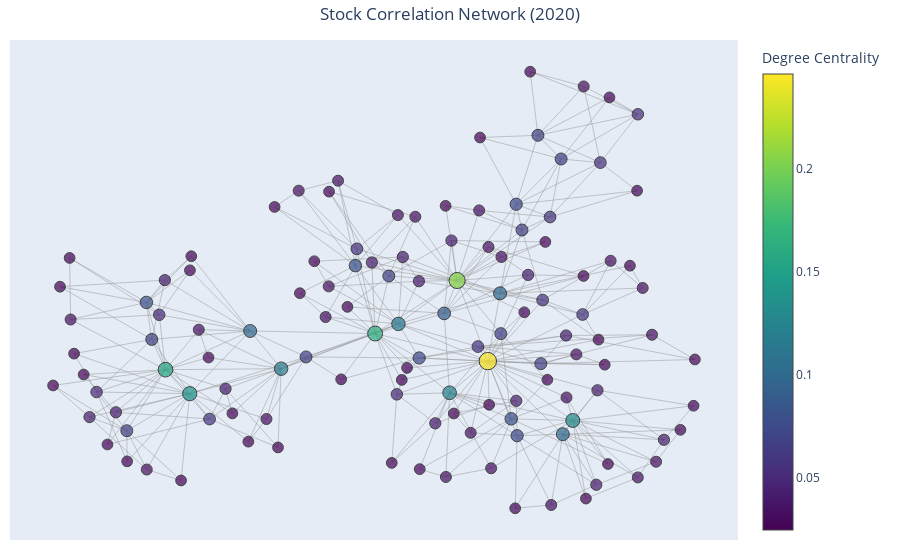

The cell this chart's notebook holds for it:
### Code cell
mean_returns,risk = compute_node_statistics(df_2020)
network_plot(G_2020, mean_returns,risk ,'2020')

### Figure 1 — Plotly figure (JSON) as saved in the notebook; plotly's stock layout.template omitted (floating-point values rounded to 4 significant figures; data arrays with more than 128 entries replaced by an {"elided": "..."} marker saying what was removed)
{"data": [{"hoverinfo": "none", "line": {"color": "rgba(150,150,150,0.5)", "width": 1}, "mode": "lines", "type": "scatter", "x": {"elided": "1089 float values"}, "y": {"elided": "1089 float values"}}, {"hoverinfo": "text", "hovertext": ["Stock: ABB.NS<br>Degree: 3<br>Degree Centrality: 0.025<br>Average Daily Log Returns: -0.00647<br>Risk : 0.027", "Stock: ADANIENT.NS<br>Degree: 5<br>Degree Centrality: 0.041<br>Average Daily Log Returns: -0.00835<br>Risk : 0.049", "Stock: ADANIPORTS.NS<br>Degree: 4<br>Degree Centrality: 0.033<br>Average Daily Log Returns: -0.00417<br>Risk : 0.043", "Stock: AMBUJACEM.NS<br>Degree: 5<br>Degree Centrality: 0.041<br>Average Daily Log Returns: -0.00302<br>Risk : 0.034", "Stock: APOLLOHOSP.NS<br>Degree: 4<br>Degree Centrality: 0.033<br>Average Daily Log Returns: -0.00301<br>Risk : 0.045", "Stock: ASHOKLEY.NS<br>Degree: 3<br>Degree Centrality: 0.025<br>Average Daily Log Returns: -0.00773<br>Risk : 0.068", "Stock: ASIANPAINT.NS<br>Degree: 7<br>Degree Centrality: 0.057<br>Average Daily Log Returns: -0.00036<br>Risk : 0.034", "Stock: ASTRAL.NS<br>Degree: 4<br>Degree Centrality: 0.033<br>Average Daily Log Returns: -0.00454<br>Risk : 0.045", "Stock: AUROPHARMA.NS<br>Degree: 3<br>Degree Centrality: 0.025<br>Average Daily Log Returns: 0.00452<br>Risk : 0.070", "Stock: AXISBANK.NS<br>Degree: 15<br>Degree Centrality: 0.123<br>Average Daily Log Returns: -0.00852<br>Risk : 0.067", "Stock: BAJAJ-AUTO.NS<br>Degree: 4<br>Degree Centrality: 0.033<br>Average Daily Log Returns: -0.00332<br>Risk : 0.038", "Stock: BAJAJFINSV.NS<br>Degree: 16<br>Degree Centrality: 0.131<br>Average Daily Log Returns: -0.01060<br>Risk : 0.057", "Stock: BAJFINANCE.NS<br>Degree: 12<br>Degree Centrality: 0.098<br>Average Daily Log Returns: -0.01092<br>Risk : 0.062", "Stock: BANKBARODA.NS<br>Degree: 6<br>Degree Centrality: 0.049<br>Average Daily Log Returns: -0.01092<br>Risk : 0.045", "Stock: BANKINDIA.NS<br>Degree: 5<br>Degree Centrality: 0.041<br>Average Daily Log Returns: -0.01130<br>Risk : 0.036", "Stock: BEL.NS<br>Degree: 3<br>Degree Centrality: 0.025<br>Average Daily Log Returns: -0.00395<br>Risk : 0.049", "Stock: BHARATFORG.NS<br>Degree: 4<br>Degree Centrality: 0.033<br>Average Daily Log Returns: -0.00796<br>Risk : 0.055", "Stock: BHARTIARTL.NS<br>Degree: 5<br>Degree Centrality: 0.041<br>Average Daily Log Returns: 0.00061<br>Risk : 0.038", "Stock: BHEL.NS<br>Degree: 19<br>Degree Centrality: 0.156<br>Average Daily Log Returns: -0.01110<br>Risk : 0.042", "Stock: BIOCON.NS<br>Degree: 4<br>Degree Centrality: 0.033<br>Average Daily Log Returns: 0.00318<br>Risk : 0.034", "Stock: BLUESTARCO.NS<br>Degree: 3<br>Degree Centrality: 0.025<br>Average Daily Log Returns: -0.00784<br>Risk : 0.037", "Stock: BOSCHLTD.NS<br>Degree: 5<br>Degree Centrality: 0.041<br>Average Daily Log Returns: -0.00464<br>Risk : 0.042", "Stock: BPCL.NS<br>Degree: 3<br>Degree Centrality: 0.025<br>Average Daily Log Returns: -0.00364<br>Risk : 0.050", "Stock: BRITANNIA.NS<br>Degree: 9<br>Degree Centrality: 0.074<br>Average Daily Log Returns: -0.00019<br>Risk : 0.040", "Stock: CANBK.NS<br>Degree: 8<br>Degree Centrality: 0.066<br>Average Daily Log Returns: -0.01440<br>Risk : 0.052", "Stock: CGPOWER.NS<br>Degree: 3<br>Degree Centrality: 0.025<br>Average Daily Log Returns: -0.00325<br>Risk : 0.045", "Stock: CHOLAFIN.NS<br>Degree: 9<br>Degree Centrality: 0.074<br>Average Daily Log Returns: -0.01241<br>Risk : 0.075", "Stock: CIPLA.NS<br>Degree: 4<br>Degree Centrality: 0.033<br>Average Daily Log Returns: 0.00478<br>Risk : 0.036", "Stock: COFORGE.NS<br>Degree: 7<br>Degree Centrality: 0.057<br>Average Daily Log Returns: -0.00825<br>Risk : 0.068", "Stock: COLPAL.NS<br>Degree: 6<br>Degree Centrality: 0.049<br>Average Daily Log Returns: 0.00162<br>Risk : 0.027", "Stock: CONCOR.NS<br>Degree: 4<br>Degree Centrality: 0.033<br>Average Daily Log Returns: -0.00722<br>Risk : 0.048", "Stock: CUMMINSIND.NS<br>Degree: 3<br>Degree Centrality: 0.025<br>Average Daily Log Returns: -0.00724<br>Risk : 0.037", "Stock: CYIENT.NS<br>Degree: 3<br>Degree Centrality: 0.025<br>Average Daily Log Returns: -0.01320<br>Risk : 0.038", "Stock: DABUR.NS<br>Degree: 8<br>Degree Centrality: 0.066<br>Average Daily Log Returns: -0.00023<br>Risk : 0.031", "Stock: DIVISLAB.NS<br>Degree: 4<br>Degree Centrality: 0.033<br>Average Daily Log Returns: 0.00307<br>Risk : 0.033", "Stock: DLF.NS<br>Degree: 5<br>Degree Centrality: 0.041<br>Average Daily Log Returns: -0.00988<br>Risk : 0.050", "Stock: DRREDDY.NS<br>Degree: 3<br>Degree Centrality: 0.025<br>Average Daily Log Returns: 0.00404<br>Risk : 0.032", "Stock: EICHERMOT.NS<br>Degree: 3<br>Degree Centrality: 0.025<br>Average Daily Log Returns: -0.00555<br>Risk : 0.038", "Stock: EXIDEIND.NS<br>Degree: 3<br>Degree Centrality: 0.025<br>Average Daily Log Returns: -0.00390<br>Risk : 0.033", "Stock: FEDERALBNK.NS<br>Degree: 10<br>Degree Centrality: 0.082<br>Average Daily Log Returns: -0.01081<br>Risk : 0.057", "Stock: FORTIS.NS<br>Degree: 3<br>Degree Centrality: 0.025<br>Average Daily Log Returns: -0.00326<br>Risk : 0.032", "Stock: GAIL.NS<br>Degree: 3<br>Degree Centrality: 0.025<br>Average Daily Log Returns: -0.00397<br>Risk : 0.047", "Stock: GLENMARK.NS<br>Degree: 4<br>Degree Centrality: 0.033<br>Average Daily Log Returns: 0.00143<br>Risk : 0.058", "Stock: GMRAIRPORT.NS<br>Degree: 3<br>Degree Centrality: 0.025<br>Average Daily Log Returns: -0.00500<br>Risk : 0.039", "Stock: GODREJCP.NS<br>Degree: 4<br>Degree Centrality: 0.033<br>Average Daily Log Returns: -0.00369<br>Risk : 0.039", "Stock: GRASIM.NS<br>Degree: 11<br>Degree Centrality: 0.090<br>Average Daily Log Returns: -0.00747<br>Risk : 0.049", "Stock: HAVELLS.NS<br>Degree: 3<br>Degree Centrality: 0.025<br>Average Daily Log Returns: -0.00116<br>Risk : 0.031", "Stock: HCLTECH.NS<br>Degree: 5<br>Degree Centrality: 0.041<br>Average Daily Log Returns: -0.00145<br>Risk : 0.039", "Stock: HDFCBANK.NS<br>Degree: 3<br>Degree Centrality: 0.025<br>Average Daily Log Returns: -0.00349<br>Risk : 0.041", "Stock: HEROMOTOCO.NS<br>Degree: 3<br>Degree Centrality: 0.025<br>Average Daily Log Returns: -0.00248<br>Risk : 0.044", "Stock: HFCL.NS<br>Degree: 4<br>Degree Centrality: 0.033<br>Average Daily Log Returns: -0.00769<br>Risk : 0.051", "Stock: HINDALCO.NS<br>Degree: 20<br>Degree Centrality: 0.164<br>Average Daily Log Returns: -0.00646<br>Risk : 0.058", "Stock: HINDPETRO.NS<br>Degree: 5<br>Degree Centrality: 0.041<br>Average Daily Log Returns: -0.00093<br>Risk : 0.046", "Stock: HINDUNILVR.NS<br>Degree: 8<br>Degree Centrality: 0.066<br>Average Daily Log Returns: 0.00131<br>Risk : 0.038", "Stock: HINDZINC.NS<br>Degree: 3<br>Degree Centrality: 0.025<br>Average Daily Log Returns: -0.00183<br>Risk : 0.033", "Stock: ICICIBANK.NS<br>Degree: 30<br>Degree Centrality: 0.246<br>Average Daily Log Returns: -0.00559<br>Risk : 0.053", "Stock: IDEA.NS<br>Degree: 3<br>Degree Centrality: 0.025<br>Average Daily Log Returns: -0.00401<br>Risk : 0.111", "Stock: IGL.NS<br>Degree: 5<br>Degree Centrality: 0.041<br>Average Daily Log Returns: -0.00108<br>Risk : 0.040", "Stock: IIFL.NS<br>Degree: 3<br>Degree Centrality: 0.025<br>Average Daily Log Returns: -0.01338<br>Risk : 0.044", "Stock: INDHOTEL.NS<br>Degree: 3<br>Degree Centrality: 0.025<br>Average Daily Log Returns: -0.00995<br>Risk : 0.046", "Stock: INDIANB.NS<br>Degree: 3<br>Degree Centrality: 0.025<br>Average Daily Log Returns: -0.01189<br>Risk : 0.045", "Stock: INDUSINDBK.NS<br>Degree: 4<br>Degree Centrality: 0.033<br>Average Daily Log Returns: -0.01705<br>Risk : 0.094", "Stock: INFY.NS<br>Degree: 8<br>Degree Centrality: 0.066<br>Average Daily Log Returns: -0.00140<br>Risk : 0.040", "Stock: IOC.NS<br>Degree: 10<br>Degree Centrality: 0.082<br>Average Daily Log Returns: -0.00514<br>Risk : 0.030", "Stock: ITC.NS<br>Degree: 3<br>Degree Centrality: 0.025<br>Average Daily Log Returns: -0.00441<br>Risk : 0.042", "Stock: JINDALSTEL.NS<br>Degree: 9<br>Degree Centrality: 0.074<br>Average Daily Log Returns: -0.01062<br>Risk : 0.069", "Stock: JSWSTEEL.NS<br>Degree: 14<br>Degree Centrality: 0.115<br>Average Daily Log Returns: -0.00565<br>Risk : 0.052", "Stock: KEI.NS<br>Degree: 4<br>Degree Centrality: 0.033<br>Average Daily Log Returns: -0.01153<br>Risk : 0.045", "Stock: KOTAKBANK.NS<br>Degree: 4<br>Degree Centrality: 0.033<br>Average Daily Log Returns: -0.00380<br>Risk : 0.045", "Stock: LICHSGFIN.NS<br>Degree: 3<br>Degree Centrality: 0.025<br>Average Daily Log Returns: -0.00750<br>Risk : 0.058", "Stock: LT.NS<br>Degree: 8<br>Degree Centrality: 0.066<br>Average Daily Log Returns: -0.00728<br>Risk : 0.041", "Stock: LUPIN.NS<br>Degree: 3<br>Degree Centrality: 0.025<br>Average Daily Log Returns: 0.00260<br>Risk : 0.035", "Stock: M&M.NS<br>Degree: 3<br>Degree Centrality: 0.025<br>Average Daily Log Returns: -0.00752<br>Risk : 0.048", "Stock: MARICO.NS<br>Degree: 3<br>Degree Centrality: 0.025<br>Average Daily Log Returns: -0.00162<br>Risk : 0.029", "Stock: MARUTI.NS<br>Degree: 6<br>Degree Centrality: 0.049<br>Average Daily Log Returns: -0.00439<br>Risk : 0.051", "Stock: MFSL.NS<br>Degree: 4<br>Degree Centrality: 0.033<br>Average Daily Log Returns: -0.00129<br>Risk : 0.075", "Stock: MOTHERSON.NS<br>Degree: 3<br>Degree Centrality: 0.025<br>Average Daily Log Returns: -0.00730<br>Risk : 0.073", "Stock: MPHASIS.NS<br>Degree: 3<br>Degree Centrality: 0.025<br>Average Daily Log Returns: -0.00420<br>Risk : 0.035", "Stock: NATIONALUM.NS<br>Degree: 8<br>Degree Centrality: 0.066<br>Average Daily Log Returns: -0.00502<br>Risk : 0.041", "Stock: NAUKRI.NS<br>Degree: 3<br>Degree Centrality: 0.025<br>Average Daily Log Returns: -0.00192<br>Risk : 0.046", "Stock: NCC.NS<br>Degree: 6<br>Degree Centrality: 0.049<br>Average Daily Log Returns: -0.01284<br>Risk : 0.068", "Stock: NESTLEIND.NS<br>Degree: 7<br>Degree Centrality: 0.057<br>Average Daily Log Returns: 0.00266<br>Risk : 0.034", "Stock: NTPC.NS<br>Degree: 5<br>Degree Centrality: 0.041<br>Average Daily Log Returns: -0.00296<br>Risk : 0.032", "Stock: OFSS.NS<br>Degree: 3<br>Degree Centrality: 0.025<br>Average Daily Log Returns: -0.00389<br>Risk : 0.043", "Stock: ONGC.NS<br>Degree: 4<br>Degree Centrality: 0.033<br>Average Daily Log Returns: -0.00535<br>Risk : 0.061", "Stock: PAGEIND.NS<br>Degree: 3<br>Degree Centrality: 0.025<br>Average Daily Log Returns: -0.00509<br>Risk : 0.025", "Stock: PATANJALI.NS<br>Degree: 3<br>Degree Centrality: 0.025<br>Average Daily Log Returns: 0.05176<br>Risk : 0.012", "Stock: PETRONET.NS<br>Degree: 3<br>Degree Centrality: 0.025<br>Average Daily Log Returns: -0.00159<br>Risk : 0.037", "Stock: PFC.NS<br>Degree: 4<br>Degree Centrality: 0.033<br>Average Daily Log Returns: -0.00347<br>Risk : 0.046", "Stock: PHOENIXLTD.NS<br>Degree: 3<br>Degree Centrality: 0.025<br>Average Daily Log Returns: -0.00832<br>Risk : 0.052", "Stock: PIDILITIND.NS<br>Degree: 3<br>Degree Centrality: 0.025<br>Average Daily Log Returns: 0.00017<br>Risk : 0.036", "Stock: PNB.NS<br>Degree: 3<br>Degree Centrality: 0.025<br>Average Daily Log Returns: -0.01081<br>Risk : 0.037", "Stock: POWERGRID.NS<br>Degree: 4<br>Degree Centrality: 0.033<br>Average Daily Log Returns: -0.00246<br>Risk : 0.031", "Stock: RELIANCE.NS<br>Degree: 7<br>Degree Centrality: 0.057<br>Average Daily Log Returns: 0.00065<br>Risk : 0.049", "Stock: SAIL.NS<br>Degree: 12<br>Degree Centrality: 0.098<br>Average Daily Log Returns: -0.00652<br>Risk : 0.058", "Stock: SBIN.NS<br>Degree: 17<br>Degree Centrality: 0.139<br>Average Daily Log Returns: -0.00886<br>Risk : 0.045", "Stock: SHREECEM.NS<br>Degree: 8<br>Degree Centrality: 0.066<br>Average Daily Log Returns: -0.00262<br>Risk : 0.035", "Stock: SHRIRAMFIN.NS<br>Degree: 4<br>Degree Centrality: 0.033<br>Average Daily Log Returns: -0.00461<br>Risk : 0.088", "Stock: SIEMENS.NS<br>Degree: 7<br>Degree Centrality: 0.057<br>Average Daily Log Returns: -0.00474<br>Risk : 0.035", "Stock: SOLARINDS.NS<br>Degree: 3<br>Degree Centrality: 0.025<br>Average Daily Log Returns: -0.00618<br>Risk : 0.025", "Stock: SRF.NS<br>Degree: 10<br>Degree Centrality: 0.082<br>Average Daily Log Returns: -0.00030<br>Risk : 0.046", "Stock: SUNPHARMA.NS<br>Degree: 7<br>Degree Centrality: 0.057<br>Average Daily Log Returns: 0.00116<br>Risk : 0.038", "Stock: SUZLON.NS<br>Degree: 4<br>Degree Centrality: 0.033<br>Average Daily Log Returns: 0.00138<br>Risk : 0.044", "Stock: TATACONSUM.NS<br>Degree: 12<br>Degree Centrality: 0.098<br>Average Daily Log Returns: -0.00149<br>Risk : 0.045", "Stock: TATAELXSI.NS<br>Degree: 5<br>Degree Centrality: 0.041<br>Average Daily Log Returns: -0.00289<br>Risk : 0.052", "Stock: TATAPOWER.NS<br>Degree: 3<br>Degree Centrality: 0.025<br>Average Daily Log Returns: -0.01045<br>Risk : 0.040", "Stock: TATASTEEL.NS<br>Degree: 8<br>Degree Centrality: 0.066<br>Average Daily Log Returns: -0.00665<br>Risk : 0.048", "Stock: TCS.NS<br>Degree: 7<br>Degree Centrality: 0.057<br>Average Daily Log Returns: -0.00054<br>Risk : 0.035", "Stock: TECHM.NS<br>Degree: 8<br>Degree Centrality: 0.066<br>Average Daily Log Returns: -0.00650<br>Risk : 0.042", "Stock: TITAN.NS<br>Degree: 5<br>Degree Centrality: 0.041<br>Average Daily Log Returns: -0.00349<br>Risk : 0.040", "Stock: TORNTPHARM.NS<br>Degree: 4<br>Degree Centrality: 0.033<br>Average Daily Log Returns: 0.00335<br>Risk : 0.037", "Stock: TORNTPOWER.NS<br>Degree: 3<br>Degree Centrality: 0.025<br>Average Daily Log Returns: 0.00110<br>Risk : 0.033", "Stock: TRENT.NS<br>Degree: 5<br>Degree Centrality: 0.041<br>Average Daily Log Returns: -0.00271<br>Risk : 0.053", "Stock: TVSMOTOR.NS<br>Degree: 4<br>Degree Centrality: 0.033<br>Average Daily Log Returns: -0.00608<br>Risk : 0.040", "Stock: ULTRACEMCO.NS<br>Degree: 25<br>Degree Centrality: 0.205<br>Average Daily Log Returns: -0.00384<br>Risk : 0.039", "Stock: UNIONBANK.NS<br>Degree: 4<br>Degree Centrality: 0.033<br>Average Daily Log Returns: -0.01043<br>Risk : 0.039", "Stock: UNOMINDA.NS<br>Degree: 5<br>Degree Centrality: 0.041<br>Average Daily Log Returns: -0.00469<br>Risk : 0.052", "Stock: UPL.NS<br>Degree: 3<br>Degree Centrality: 0.025<br>Average Daily Log Returns: -0.00390<br>Risk : 0.054", "Stock: VEDL.NS<br>Degree: 14<br>Degree Centrality: 0.115<br>Average Daily Log Returns: -0.00744<br>Risk : 0.057", "Stock: VOLTAS.NS<br>Degree: 5<br>Degree Centrality: 0.041<br>Average Daily Log Returns: -0.00547<br>Risk : 0.033", "Stock: WIPRO.NS<br>Degree: 4<br>Degree Centrality: 0.033<br>Average Daily Log Returns: -0.00371<br>Risk : 0.033", "Stock: YESBANK.NS<br>Degree: 3<br>Degree Centrality: 0.025<br>Average Daily Log Returns: -0.00588<br>Risk : 0.161", "Stock: ZYDUSLIFE.NS<br>Degree: 3<br>Degree Centrality: 0.025<br>Average Daily Log Returns: 0.00343<br>Risk : 0.041"], "marker": {"color": [0.02459, 0.04098, 0.03279, 0.04098, 0.03279, 0.02459, 0.05738, 0.03279, 0.02459, 0.123, 0.03279, 0.1311, 0.09836, 0.04918, 0.04098, 0.02459, 0.03279, 0.04098, 0.1557, 0.03279, 0.02459, 0.04098, 0.02459, 0.07377, 0.06557, 0.02459, 0.07377, 0.03279, 0.05738, 0.04918, 0.03279, 0.02459, 0.02459, 0.06557, 0.03279, 0.04098, 0.02459, 0.02459, 0.02459, 0.08197, 0.02459, 0.02459, 0.03279, 0.02459, 0.03279, 0.09016, 0.02459, 0.04098, 0.02459, 0.02459, 0.03279, 0.1639, 0.04098, 0.06557, 0.02459, 0.2459, 0.02459, 0.04098, 0.02459, 0.02459, 0.02459, 0.03279, 0.06557, 0.08197, 0.02459, 0.07377, 0.1148, 0.03279, 0.03279, 0.02459, 0.06557, 0.02459, 0.02459, 0.02459, 0.04918, 0.03279, 0.02459, 0.02459, 0.06557, 0.02459, 0.04918, 0.05738, 0.04098, 0.02459, 0.03279, 0.02459, 0.02459, 0.02459, 0.03279, 0.02459, 0.02459, 0.02459, 0.03279, 0.05738, 0.09836, 0.1393, 0.06557, 0.03279, 0.05738, 0.02459, 0.08197, 0.05738, 0.03279, 0.09836, 0.04098, 0.02459, 0.06557, 0.05738, 0.06557, 0.04098, 0.03279, 0.02459, 0.04098, 0.03279, 0.2049, 0.03279, 0.04098, 0.02459, 0.1148, 0.04098, 0.03279, 0.02459, 0.02459], "colorbar": {"title": {"text": "Degree Centrality"}}, "colorscale": [[0, "#440154"], [0.1111, "#482878"], [0.2222, "#3e4989"], [0.3333, "#31688e"], [0.4444, "#26828e"], [0.5556, "#1f9e89"], [0.6667, "#35b779"], [0.7778, "#6ece58"], [0.8889, "#b5de2b"], [1, "#fde725"]], "line": {"color": "black", "width": 1}, "showscale": true, "size": [10.74, 11.23, 10.98, 11.23, 10.98, 10.74, 11.72, 10.98, 10.74, 13.69, 10.98, 13.93, 12.95, 11.48, 11.23, 10.74, 10.98, 11.23, 14.67, 10.98, 10.74, 11.23, 10.74, 12.21, 11.97, 10.74, 12.21, 10.98, 11.72, 11.48, 10.98, 10.74, 10.74, 11.97, 10.98, 11.23, 10.74, 10.74, 10.74, 12.46, 10.74, 10.74, 10.98, 10.74, 10.98, 12.7, 10.74, 11.23, 10.74, 10.74, 10.98, 14.92, 11.23, 11.97, 10.74, 17.38, 10.74, 11.23, 10.74, 10.74, 10.74, 10.98, 11.97, 12.46, 10.74, 12.21, 13.44, 10.98, 10.98, 10.74, 11.97, 10.74, 10.74, 10.74, 11.48, 10.98, 10.74, 10.74, 11.97, 10.74, 11.48, 11.72, 11.23, 10.74, 10.98, 10.74, 10.74, 10.74, 10.98, 10.74, 10.74, 10.74, 10.98, 11.72, 12.95, 14.18, 11.97, 10.98, 11.72, 10.74, 12.46, 11.72, 10.98, 12.95, 11.23, 10.74, 11.97, 11.72, 11.97, 11.23, 10.98, 10.74, 11.23, 10.98, 16.15, 10.98, 11.23, 10.74, 13.44, 11.23, 10.98, 10.74, 10.74]}, "mode": "markers", "textposition": "top center", "type": "scatter", "x": [0.344, -0.4587, 0.5078, 0.1083, 0.1778, 0.683, 0.3558, 0.576, -0.1528, 0.1036, 0.2013, 0.4127, 0.3878, -0.7824, -0.8001, -0.5014, 0.6219, 0.3007, -0.6093, -0.1763, -0.04149, 0.271, -0.5446, 0.2708, -0.7065, -0.85, 0.2731, -0.2751, 0.4376, 0.5762, 0.2338, 0.2683, 0.3491, 0.3254, -0.0261, -0.7337, 0.1801, -0.003063, -0.5703, 0.2583, 0.7193, -0.548, -0.8475, -0.4014, 0.5883, 0.09005, -0.8148, 0.396, 0.493, 0.4398, -0.2075, -0.08326, -0.611, 0.3836, 0.5563, 0.1996, -0.2721, 0.02664, 0.5012, 0.716, -0.8914, 0.09437, 0.3327, -0.6573, -0.7551, 0.02721, -0.0247, 0.3971, 0.4218, -0.7056, 0.2322, -0.3355, -0.0164, 0.5049, -0.02871, 0.2079, 0.1143, 0.4774, -0.6438, 0.02869, -0.6251, 0.4821, -0.01372, 0.0936, -0.5259, 0.4457, -0.1988, -0.4415, -0.356, -0.2359, 0.5742, -0.8387, -0.1998, 0.3371, -0.3969, -0.5485, -0.04891, 0.1566, -0.4988, 0.2029, -0.1327, -0.1291, 0.01769, 0.2303, -0.09149, -0.1684, -0.2567, 0.1748, 0.2853, 0.06773, 0.4402, -0.327, 0.6416, 0.3587, 0.1225, -0.6564, 0.4719, 0.2911, -0.3191, 0.4748, 0.6118, -0.8741, 0.3059], "y": [0.3466, -0.2172, 0.2741, 0.3518, 0.4676, -0.3748, 0.4421, -0.5576, 0.09726, -0.2326, 0.3272, -0.3389, -0.3917, -0.2298, -0.3259, -0.09729, -0.4974, 0.2198, -0.144, 0.5816, -0.5018, -0.2635, 0.2916, 0.4911, -0.3784, 0.2851, -0.3974, 0.5433, 0.06788, 0.8366, 0.2887, -0.6761, -0.1825, 0.7559, 0.4496, -0.3075, 0.7474, -0.1369, -0.5693, -0.3326, -0.1048, 0.2376, 0.04868, -0.4203, 0.1697, 0.07206, -0.1625, -0.01268, -0.1248, 0.2158, 0.0583, -0.005164, 0.1998, 0.6651, 0.2552, -0.111, 0.1497, 0.1956, -0.5061, -0.2824, -0.2045, -0.5558, -0.1208, 0.1143, -0.4312, -0.09904, 0.03173, -0.2507, -0.08524, -0.4959, -0.00557, 0.4808, -0.1832, 0.9013, -0.2386, -0.5225, -0.3122, -0.02855, -0.02775, -0.5258, 0.06683, 0.651, 0.2888, 0.4852, 0.009534, -0.6388, 0.5396, -0.3118, -0.3333, 0.2723, 0.5432, -0.08232, 0.1758, 0.1233, 0.004613, -0.236, 0.2157, -0.3862, -0.3334, -0.2786, 0.2554, 0.3199, 0.4433, 0.1492, 0.2676, -0.1811, -0.09512, -0.05525, 0.3924, -0.3497, 0.9435, -0.4425, -0.4132, -0.6634, 0.1983, -0.5273, -0.5858, 0.07643, -0.1401, -0.2231, -0.009863, 0.1746, 1]}], "layout": {"hovermode": "closest", "margin": {"b": 20, "l": 10, "r": 10, "t": 40}, "showlegend": false, "title": {"text": "Stock Correlation Network (2020)", "x": 0.5}, "xaxis": {"showgrid": false, "showticklabels": false, "zeroline": false}, "yaxis": {"showgrid": false, "showticklabels": false, "zeroline": false}}}
